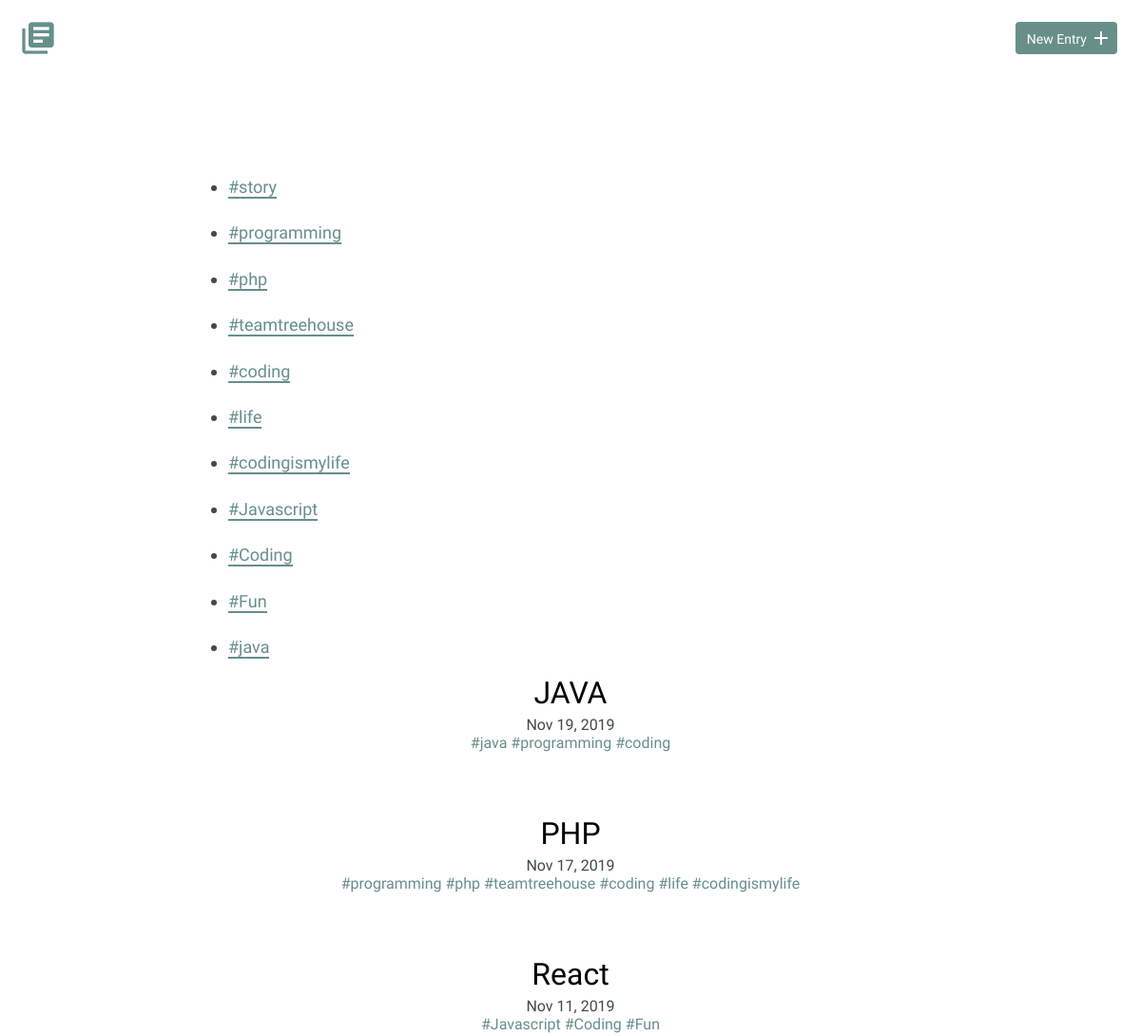
Before: / (upper part) with the older database file.
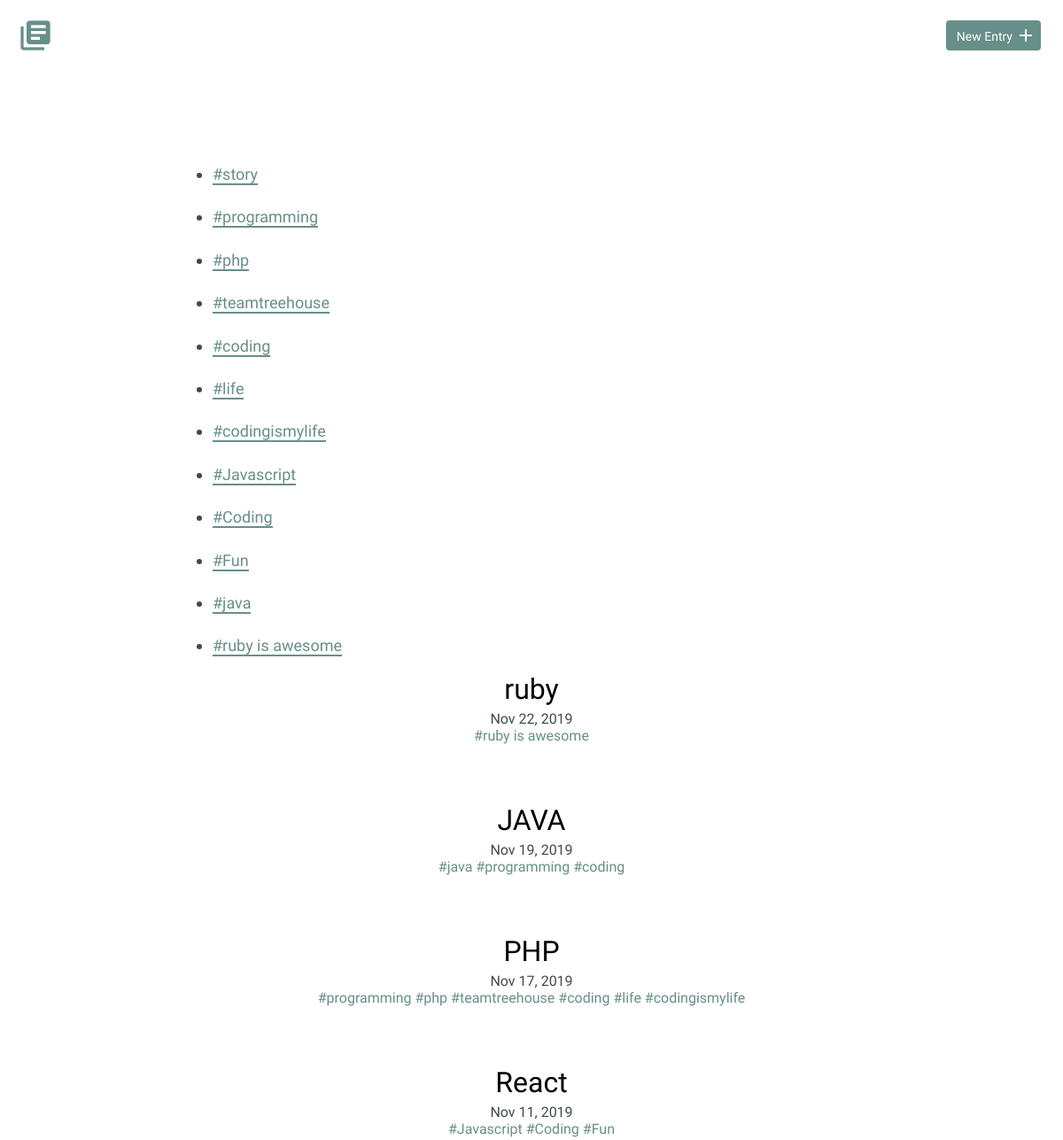
After: the same page with the newer database file.
### tables this page shows
CREATE TABLE "entries" (
	`id`	INTEGER,
	`title`	TEXT,
	`date`	TEXT,
	`time_spent`	INTEGER,
	`learned`	BLOB,
	`resources`	BLOB,
	PRIMARY KEY(`id`)
);

### inc/db_fetch.php (called while the page is built, shortened)
<?php
    function db_fetch(){
        try{
            include('db_connection.php');
            $sql = "
                SELECT id, title, date FROM entries
            ";
            $pdo = $db->prepare($sql);
            $pdo->execute();
            $results = $pdo->fetchAll(PDO::FETCH_ASSOC);
            return $results;
        }catch(Exception $e){
            echo $e->getMessage();
        }
    };
    function db_fetch_tags_under_same_entry($id){
        try{
            include('db_connection.php');
            $sql = "
                SELECT tags.tag_name FROM entries
                LEFT jOIN entries_tags ON entries.id = entry_id
                LEFT JOIN tags on tags.id = tag_id
                WHERE entry_id = ?;
            ";
            $pdo = $db->prepare($sql);
            $pdo->bindValue(1, $id, PDO::PARAM_INT);
            $pdo->execute();
            $results = $pdo->fetchAll(PDO::FETCH_ASSOC);
            return $results;
        }catch(Exception $e){
            echo $e->getMessage();
        }
    }
    function db_fetch_tags(){
        try{
            include('db_connection.php');
            $sql = "SELECT DISTINCT `tag_name` FROM `tags`";
            $pdo = $db->prepare($sql);
            $pdo->execute();
            $results = $pdo->fetchAll(PDO::FETCH_ASSOC);
            return $results;
        }catch(Exception $e){
            echo $e->getMessage();
        }
    }
?>

### index.php (the view, shortened to what this page needs)
<!DOCTYPE html>
<html>
    <head>
        <link rel="stylesheet" href="css/normalize.css">
        <link rel="stylesheet" href="css/site.css">
    </head>
    <body>
        <?php
            include("header.php");
        ?>
        <section>
            <div class="container">
                <div class="entry-list">
                    <?php
                        include('inc/db_fetch.php');
                        $result = db_fetch();
                        $tags = db_fetch_tags();
                        uasort($result, "date_sort");
                        foreach($tags as $tag){
                            if(!empty($tag['tag_name'])){
                                echo  "<ul>"
                                            ."<li><a href='filtered.php?filter=$tag[tag_name]'>#$tag[tag_name]</a></li>"
                                        ."</ul>";
                            }
                        }
                        foreach($result as $key => $result){
                            echo "<article>";
                            echo "<h2><a href='detail.php?id=$result[id]'>$result[title]</a></h2>";
                            echo "<time datetime=$result[date]>" . date_format(new DateTime($result['date']), 'M d, Y') . "</time><br>";
                            $entry_tags = db_fetch_tags_under_same_entry($result['id']);
                            foreach($entry_tags as $key_tag => $tag){
                                if(!empty($tag['tag_name'])){
                                    echo "
                                        <span><a style='text-decoration:none;color:#678f89;' href='filtered.php?filter=$tag[tag_name]'>#$tag[tag_name]</span>
                                    ";
                                }else{
                                    echo "";
                                }
                            }
                            echo "</article>";
                        }
                    ?>
                </div>
            </div>
        </section>
    </body>
</html>

### header.php
<header>
    <div class="container">
        <div class="site-header">
            <a class="logo" href="index.php"><i class="material-icons">library_books</i></a>
            <a class="button icon-right" href="new.php"><span>New Entry</span> <i class="material-icons">add</i></a>
        </div>
    </div>
</header>

### css/site.css (style rules this page uses)
body { font-size: 16px; color: #404a49; font-family: 'Cousine', serif; font-weight: 400; }
.container { margin: 0 auto; padding: 0 25px; }
header .site-header { margin: 0 auto; height: 95px; }
header .logo i { color: #678f89; margin: 20px 0 0 -5px; float: left; font-size: 40px; }
header .button { float: right; margin: 33px 0 0 0; }
.button { padding: 8px 10px 6px 10px; background: #678f89; border: 2px solid #678f89; border-radius: 4px; text-decoration: none; color: #FFF; position: relative; text-align: center; font-size: 14px; }
.button.icon-right { padding-right: 30px; top: -10px; }
.button.icon-right i { position: absolute; top: 3px; right: 3px; }
h1, h2, h3 { margin: 0; font-weight: 400; line-height: 1em; color: #000; }
h2 { font-size: 32px; }
h2 a { text-decoration: none; color: #000; }
ul li { line-height: 1.8em; font-size: 18px; }
ul li a { border-bottom: 2px solid #678f89; line-height: 1.8em; color: #678f89; text-decoration: none; }
.entry-list, .edit-entry, .new-entry { max-width: 800px; margin: 0 auto; padding: 70px 0 150px 0; }
.entry-list article { margin-bottom: 70px; text-align: center; }
.entry-list article h2 { margin-bottom: 8px; }

Changed rows visible on the page:
added entries: title "ruby", date "Nov 22, 2019", tag "ruby is awesome"
Other visible differences:
new list line: "# ruby is awesome"
